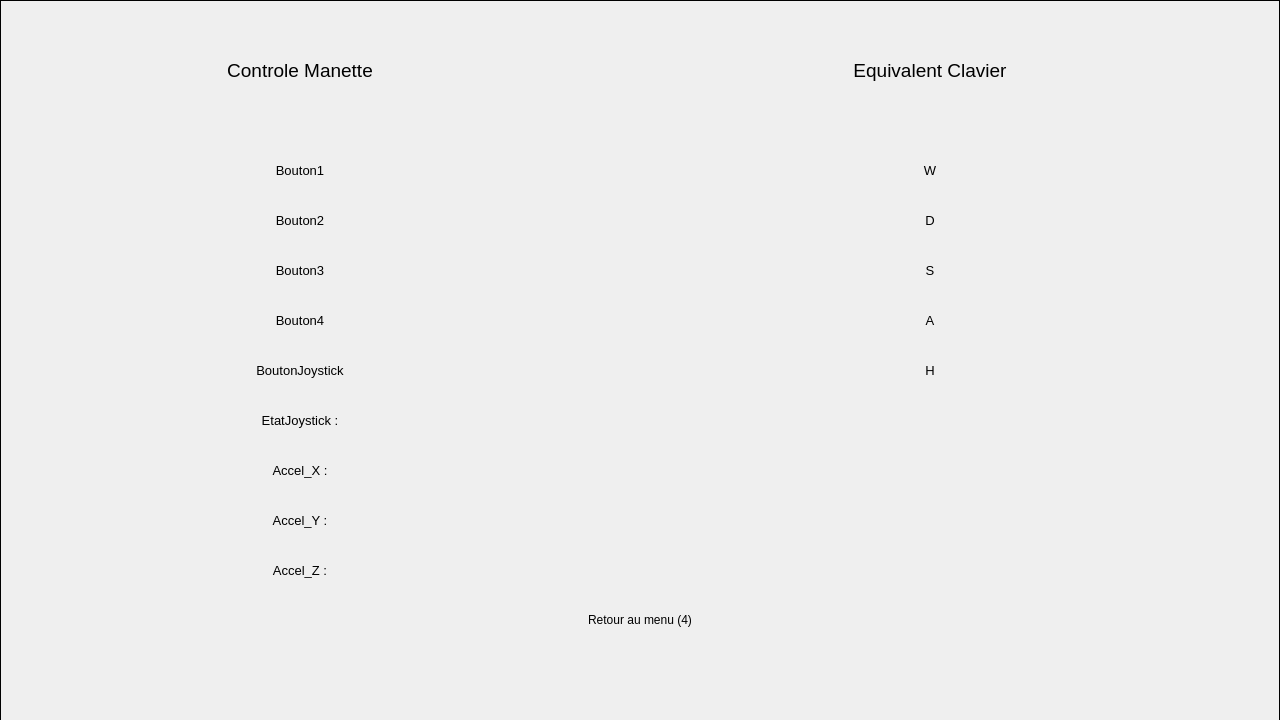
<?xml version="1.0" encoding="UTF-8"?>
<ui version="4.0">
 <class>Commande</class>
 <widget class="QWidget" name="Commande">
  <property name="geometry">
   <rect>
    <x>0</x>
    <y>0</y>
    <width>1280</width>
    <height>720</height>
   </rect>
  </property>
  <property name="windowTitle">
   <string>Form</string>
  </property>
  <widget class="QLabel" name="ClavierW">
   <property name="enabled">
    <bool>true</bool>
   </property>
   <property name="geometry">
    <rect>
     <x>830</x>
     <y>150</y>
     <width>200</width>
     <height>40</height>
    </rect>
   </property>
   <property name="font">
    <font>
     <pointsize>10</pointsize>
    </font>
   </property>
   <property name="autoFillBackground">
    <bool>true</bool>
   </property>
   <property name="text">
    <string>W</string>
   </property>
   <property name="scaledContents">
    <bool>false</bool>
   </property>
   <property name="alignment">
    <set>Qt::AlignmentFlag::AlignCenter</set>
   </property>
   <property name="wordWrap">
    <bool>false</bool>
   </property>
  </widget>
  <widget class="QLabel" name="ClavierH">
   <property name="enabled">
    <bool>true</bool>
   </property>
   <property name="geometry">
    <rect>
     <x>830</x>
     <y>350</y>
     <width>200</width>
     <height>40</height>
    </rect>
   </property>
   <property name="font">
    <font>
     <pointsize>10</pointsize>
    </font>
   </property>
   <property name="autoFillBackground">
    <bool>true</bool>
   </property>
   <property name="text">
    <string>H</string>
   </property>
   <property name="scaledContents">
    <bool>false</bool>
   </property>
   <property name="alignment">
    <set>Qt::AlignmentFlag::AlignCenter</set>
   </property>
   <property name="wordWrap">
    <bool>false</bool>
   </property>
  </widget>
  <widget class="QLabel" name="AccelZ">
   <property name="geometry">
    <rect>
     <x>200</x>
     <y>550</y>
     <width>200</width>
     <height>40</height>
    </rect>
   </property>
   <property name="font">
    <font>
     <pointsize>10</pointsize>
    </font>
   </property>
   <property name="autoFillBackground">
    <bool>true</bool>
   </property>
   <property name="text">
    <string>Accel_Z :</string>
   </property>
   <property name="scaledContents">
    <bool>false</bool>
   </property>
   <property name="alignment">
    <set>Qt::AlignmentFlag::AlignCenter</set>
   </property>
   <property name="wordWrap">
    <bool>false</bool>
   </property>
  </widget>
  <widget class="QLabel" name="ManetteB3">
   <property name="geometry">
    <rect>
     <x>200</x>
     <y>250</y>
     <width>200</width>
     <height>40</height>
    </rect>
   </property>
   <property name="font">
    <font>
     <pointsize>10</pointsize>
    </font>
   </property>
   <property name="autoFillBackground">
    <bool>true</bool>
   </property>
   <property name="text">
    <string>Bouton3</string>
   </property>
   <property name="scaledContents">
    <bool>false</bool>
   </property>
   <property name="alignment">
    <set>Qt::AlignmentFlag::AlignCenter</set>
   </property>
   <property name="wordWrap">
    <bool>false</bool>
   </property>
  </widget>
  <widget class="QLabel" name="ManetteB1">
   <property name="enabled">
    <bool>true</bool>
   </property>
   <property name="geometry">
    <rect>
     <x>200</x>
     <y>150</y>
     <width>200</width>
     <height>40</height>
    </rect>
   </property>
   <property name="font">
    <font>
     <pointsize>10</pointsize>
    </font>
   </property>
   <property name="autoFillBackground">
    <bool>true</bool>
   </property>
   <property name="text">
    <string>Bouton1</string>
   </property>
   <property name="scaledContents">
    <bool>false</bool>
   </property>
   <property name="alignment">
    <set>Qt::AlignmentFlag::AlignCenter</set>
   </property>
   <property name="wordWrap">
    <bool>false</bool>
   </property>
  </widget>
  <widget class="QLabel" name="TitreManette">
   <property name="geometry">
    <rect>
     <x>200</x>
     <y>50</y>
     <width>200</width>
     <height>40</height>
    </rect>
   </property>
   <property name="font">
    <font>
     <pointsize>14</pointsize>
    </font>
   </property>
   <property name="text">
    <string>Controle Manette</string>
   </property>
   <property name="alignment">
    <set>Qt::AlignmentFlag::AlignCenter</set>
   </property>
  </widget>
  <widget class="QLabel" name="AccelX">
   <property name="geometry">
    <rect>
     <x>200</x>
     <y>450</y>
     <width>200</width>
     <height>40</height>
    </rect>
   </property>
   <property name="font">
    <font>
     <pointsize>10</pointsize>
    </font>
   </property>
   <property name="autoFillBackground">
    <bool>true</bool>
   </property>
   <property name="text">
    <string>Accel_X :</string>
   </property>
   <property name="scaledContents">
    <bool>false</bool>
   </property>
   <property name="alignment">
    <set>Qt::AlignmentFlag::AlignCenter</set>
   </property>
   <property name="wordWrap">
    <bool>false</bool>
   </property>
  </widget>
  <widget class="QLabel" name="BackGround">
   <property name="geometry">
    <rect>
     <x>0</x>
     <y>0</y>
     <width>1280</width>
     <height>721</height>
    </rect>
   </property>
   <property name="baseSize">
    <size>
     <width>100</width>
     <height>100</height>
    </size>
   </property>
   <property name="autoFillBackground">
    <bool>true</bool>
   </property>
   <property name="frameShape">
    <enum>QFrame::Shape::Box</enum>
   </property>
   <property name="text">
    <string/>
   </property>
   <property name="textFormat">
    <enum>Qt::TextFormat::PlainText</enum>
   </property>
   <property name="pixmap">
    <pixmap resource="Image.qrc">:/Decor/Image_Qt/Decor/Ciel_menu.jpg</pixmap>
   </property>
   <property name="scaledContents">
    <bool>true</bool>
   </property>
  </widget>
  <widget class="QLabel" name="ClavierS">
   <property name="enabled">
    <bool>true</bool>
   </property>
   <property name="geometry">
    <rect>
     <x>830</x>
     <y>250</y>
     <width>200</width>
     <height>40</height>
    </rect>
   </property>
   <property name="font">
    <font>
     <pointsize>10</pointsize>
    </font>
   </property>
   <property name="autoFillBackground">
    <bool>true</bool>
   </property>
   <property name="text">
    <string>S</string>
   </property>
   <property name="scaledContents">
    <bool>false</bool>
   </property>
   <property name="alignment">
    <set>Qt::AlignmentFlag::AlignCenter</set>
   </property>
   <property name="wordWrap">
    <bool>false</bool>
   </property>
  </widget>
  <widget class="QLabel" name="ManetteJoy">
   <property name="geometry">
    <rect>
     <x>200</x>
     <y>400</y>
     <width>200</width>
     <height>40</height>
    </rect>
   </property>
   <property name="font">
    <font>
     <pointsize>10</pointsize>
    </font>
   </property>
   <property name="autoFillBackground">
    <bool>true</bool>
   </property>
   <property name="text">
    <string>EtatJoystick :</string>
   </property>
   <property name="scaledContents">
    <bool>false</bool>
   </property>
   <property name="alignment">
    <set>Qt::AlignmentFlag::AlignCenter</set>
   </property>
   <property name="wordWrap">
    <bool>false</bool>
   </property>
  </widget>
  <widget class="QLabel" name="ClavierA">
   <property name="enabled">
    <bool>true</bool>
   </property>
   <property name="geometry">
    <rect>
     <x>830</x>
     <y>300</y>
     <width>200</width>
     <height>40</height>
    </rect>
   </property>
   <property name="font">
    <font>
     <pointsize>10</pointsize>
    </font>
   </property>
   <property name="autoFillBackground">
    <bool>true</bool>
   </property>
   <property name="text">
    <string>A</string>
   </property>
   <property name="scaledContents">
    <bool>false</bool>
   </property>
   <property name="alignment">
    <set>Qt::AlignmentFlag::AlignCenter</set>
   </property>
   <property name="wordWrap">
    <bool>false</bool>
   </property>
  </widget>
  <widget class="QLabel" name="AccelY">
   <property name="geometry">
    <rect>
     <x>200</x>
     <y>500</y>
     <width>200</width>
     <height>40</height>
    </rect>
   </property>
   <property name="font">
    <font>
     <pointsize>10</pointsize>
    </font>
   </property>
   <property name="autoFillBackground">
    <bool>true</bool>
   </property>
   <property name="text">
    <string>Accel_Y :</string>
   </property>
   <property name="scaledContents">
    <bool>false</bool>
   </property>
   <property name="alignment">
    <set>Qt::AlignmentFlag::AlignCenter</set>
   </property>
   <property name="wordWrap">
    <bool>false</bool>
   </property>
  </widget>
  <widget class="QLabel" name="ManetteBJoy">
   <property name="geometry">
    <rect>
     <x>200</x>
     <y>350</y>
     <width>200</width>
     <height>40</height>
    </rect>
   </property>
   <property name="font">
    <font>
     <pointsize>10</pointsize>
    </font>
   </property>
   <property name="autoFillBackground">
    <bool>true</bool>
   </property>
   <property name="text">
    <string>BoutonJoystick</string>
   </property>
   <property name="scaledContents">
    <bool>false</bool>
   </property>
   <property name="alignment">
    <set>Qt::AlignmentFlag::AlignCenter</set>
   </property>
   <property name="wordWrap">
    <bool>false</bool>
   </property>
  </widget>
  <widget class="QLabel" name="ManetteB2">
   <property name="geometry">
    <rect>
     <x>200</x>
     <y>200</y>
     <width>200</width>
     <height>40</height>
    </rect>
   </property>
   <property name="font">
    <font>
     <pointsize>10</pointsize>
    </font>
   </property>
   <property name="autoFillBackground">
    <bool>true</bool>
   </property>
   <property name="text">
    <string>Bouton2</string>
   </property>
   <property name="scaledContents">
    <bool>false</bool>
   </property>
   <property name="alignment">
    <set>Qt::AlignmentFlag::AlignCenter</set>
   </property>
   <property name="wordWrap">
    <bool>false</bool>
   </property>
  </widget>
  <widget class="QLabel" name="ManetteB4">
   <property name="geometry">
    <rect>
     <x>200</x>
     <y>300</y>
     <width>200</width>
     <height>40</height>
    </rect>
   </property>
   <property name="font">
    <font>
     <pointsize>10</pointsize>
    </font>
   </property>
   <property name="autoFillBackground">
    <bool>true</bool>
   </property>
   <property name="text">
    <string>Bouton4</string>
   </property>
   <property name="scaledContents">
    <bool>false</bool>
   </property>
   <property name="alignment">
    <set>Qt::AlignmentFlag::AlignCenter</set>
   </property>
   <property name="wordWrap">
    <bool>false</bool>
   </property>
  </widget>
  <widget class="QLabel" name="TitreClavier">
   <property name="geometry">
    <rect>
     <x>830</x>
     <y>50</y>
     <width>200</width>
     <height>40</height>
    </rect>
   </property>
   <property name="font">
    <font>
     <pointsize>14</pointsize>
    </font>
   </property>
   <property name="text">
    <string>Equivalent Clavier</string>
   </property>
   <property name="alignment">
    <set>Qt::AlignmentFlag::AlignCenter</set>
   </property>
  </widget>
  <widget class="QLabel" name="ClavierD">
   <property name="enabled">
    <bool>true</bool>
   </property>
   <property name="geometry">
    <rect>
     <x>830</x>
     <y>200</y>
     <width>200</width>
     <height>40</height>
    </rect>
   </property>
   <property name="font">
    <font>
     <pointsize>10</pointsize>
    </font>
   </property>
   <property name="autoFillBackground">
    <bool>true</bool>
   </property>
   <property name="text">
    <string>D</string>
   </property>
   <property name="scaledContents">
    <bool>false</bool>
   </property>
   <property name="alignment">
    <set>Qt::AlignmentFlag::AlignCenter</set>
   </property>
   <property name="wordWrap">
    <bool>false</bool>
   </property>
  </widget>
  <widget class="QLabel" name="Retour1">
   <property name="geometry">
    <rect>
     <x>565</x>
     <y>600</y>
     <width>150</width>
     <height>40</height>
    </rect>
   </property>
   <property name="palette">
    <palette>
     <active>
      <colorrole role="Button">
       <brush brushstyle="SolidPattern">
        <color alpha="255">
         <red>135</red>
         <green>135</green>
         <blue>135</blue>
        </color>
       </brush>
      </colorrole>
     </active>
     <inactive>
      <colorrole role="Button">
       <brush brushstyle="SolidPattern">
        <color alpha="255">
         <red>135</red>
         <green>135</green>
         <blue>135</blue>
        </color>
       </brush>
      </colorrole>
     </inactive>
     <disabled>
      <colorrole role="Button">
       <brush brushstyle="SolidPattern">
        <color alpha="255">
         <red>135</red>
         <green>135</green>
         <blue>135</blue>
        </color>
       </brush>
      </colorrole>
     </disabled>
    </palette>
   </property>
   <property name="autoFillBackground">
    <bool>true</bool>
   </property>
   <property name="text">
    <string>Retour au menu (4)</string>
   </property>
   <property name="alignment">
    <set>Qt::AlignmentFlag::AlignCenter</set>
   </property>
  </widget>
  <zorder>BackGround</zorder>
  <zorder>ClavierW</zorder>
  <zorder>ClavierH</zorder>
  <zorder>AccelZ</zorder>
  <zorder>ManetteB3</zorder>
  <zorder>ManetteB1</zorder>
  <zorder>TitreManette</zorder>
  <zorder>AccelX</zorder>
  <zorder>ClavierS</zorder>
  <zorder>ManetteJoy</zorder>
  <zorder>ClavierA</zorder>
  <zorder>AccelY</zorder>
  <zorder>ManetteBJoy</zorder>
  <zorder>ManetteB2</zorder>
  <zorder>ManetteB4</zorder>
  <zorder>TitreClavier</zorder>
  <zorder>ClavierD</zorder>
  <zorder>Retour1</zorder>
 </widget>
 <resources>
  <include location="Image.qrc"/>
 </resources>
 <connections/>
</ui>
